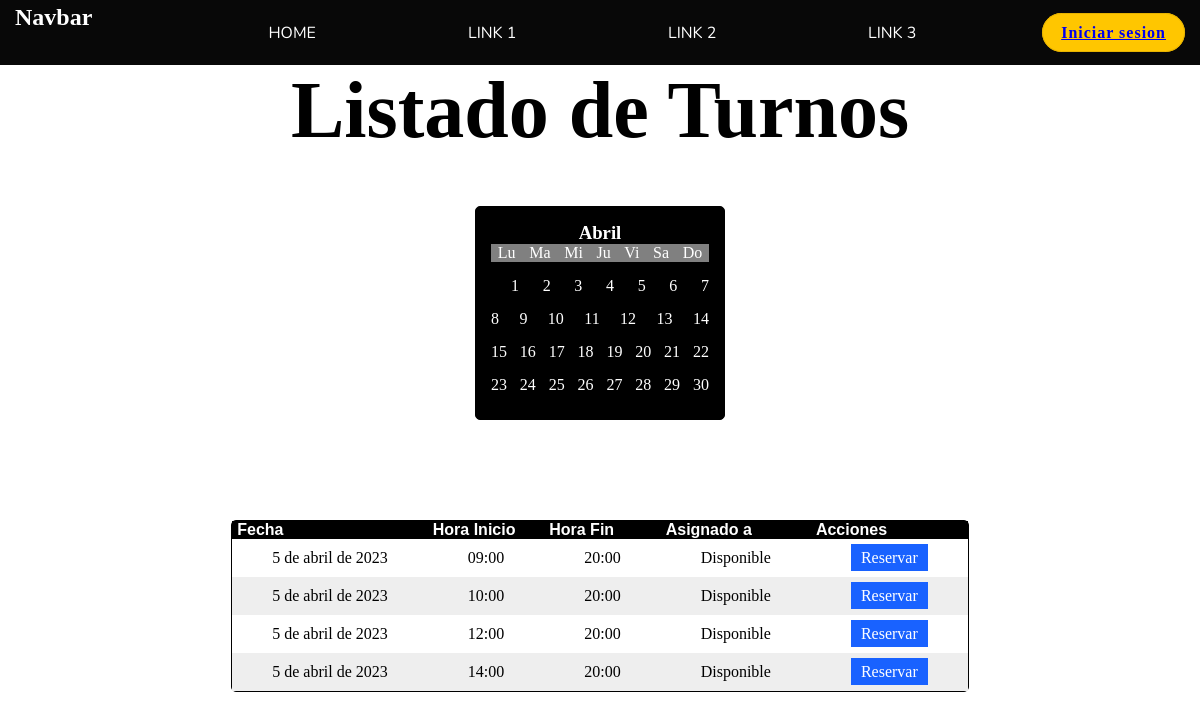
Page /recolectando/2023-04-05 on the committed database.
### Turnos/models.py (models this page shows, shortened)
class Turno(models.Model):
    fecha = models.DateField()
    hora_inicio = models.TimeField()
    hora_fin = models.TimeField()
    asignado_a = models.ForeignKey(User, on_delete=models.SET_NULL, null=True, blank=True)
    activo = models.BooleanField(default=True)

### Turnos/views.py (the view)
# urls.py: path('recolectando/<id>', recolectando, name="recolecta"),
def recolectando(request, id):
    horaInicio=  Turno.objects.filter(fecha__startswith=id)
    return render(request ,'Turnos/filtro.html' , {"horaInicio": horaInicio})

### Turnos/templates/Turnos/filtro.html (shortened to what this page needs)
 {% extends 'Turnos/turnos.html' %}
 {% block Lista %}
{% load static %}
 <div class="container filtroDiv">
        <table cellspacing="0">
            <thead>
                <tr class="topLista">
                    <th>Fecha</th>
                    <th>Hora Inicio</th>
                    <th>Hora Fin</th>
                    <th>Asignado a</th>
                    <th>Acciones</th>
                </tr>
            </thead>
            <tbody>
                {% for turno in horaInicio %}
                <tr>
                    <td>{{ turno.fecha }}</td>
                    <td>{{ turno.hora_inicio }}</td>
                    <td>{{ turno.hora_fin }}</td>
                    {% if turno.asignado_a %}
                    <td>{{ turno.asignado_a.username}}</td>
                    {% else %}
                    <td>Disponible</td>
                    {% endif %}
                    <td>
                            {% if turno.activo %}
                            <a class="btn"  href="{% url 'Asignar' turno.id %}">Reservar</a>
                            {% endif %}
                    </td>
                </tr>
                {% empty %}
                <tr>
                    <td colspan="5">No hay turnos disponibles</td>
                </tr>
                {% endfor %}
            </tbody>
        </table>
    </div>
    {% endblock Lista %}

### Turnos/static/Turnos/css/navbar.css (style rules this page uses)
body { margin: 0; background-image: url(); }
* { transition: 0.4s ease all; }

### Turnos/static/Turnos/css/style.css (style rules this page uses)
* { box-sizing: border-box; padding: 0; margin: 0; }
.container { display: flex; width: 100%; justify-content: center; align-items: center; margin-top: 50px; }
tbody td { padding: 10px 40px; }
.btn { text-decoration: none; padding: 5px 10px; color: white; background-color: rgb(25, 98, 255); }
table { border: 1px solid black; border-radius: 5px; }
.topLista { padding: 5px 0; background-color: black; color: white; font-family: 'Lucida Sans', 'Lucida Sans Regular', 'Lucida Grande', 'Lucida Sans Unicode', Geneva, Verdana, sans-serif; font-weight: 100; text-align: left; }
.filtroDiv th { padding-left: 5px; }
tr:nth-child(2), tr:nth-child(4) { background-color: rgb(238, 238, 238); }

### rows in the picture
Turno: fecha "5 de abril de 2023", hora_inicio "09:00", hora_fin "20:00", shows "Disponible", activo "Reservar"
Turno: fecha "5 de abril de 2023", hora_inicio "10:00", hora_fin "20:00", shows "Disponible", activo "Reservar"
Turno: fecha "5 de abril de 2023", hora_inicio "12:00", hora_fin "20:00", shows "Disponible", activo "Reservar"
Turno: fecha "5 de abril de 2023", hora_inicio "14:00", hora_fin "20:00", shows "Disponible", activo "Reservar"
